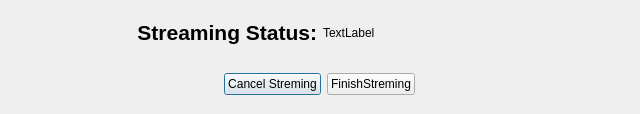
<?xml version="1.0" encoding="UTF-8"?>
<ui version="4.0">
 <class>StreamingPanel</class>
 <widget class="QDialog" name="StreamingPanel">
  <property name="geometry">
   <rect>
    <x>0</x>
    <y>0</y>
    <width>640</width>
    <height>114</height>
   </rect>
  </property>
  <property name="windowTitle">
   <string>Dialog</string>
  </property>
  <widget class="QWidget" name="verticalLayoutWidget_3">
   <property name="geometry">
    <rect>
     <x>-1</x>
     <y>-1</y>
     <width>641</width>
     <height>117</height>
    </rect>
   </property>
   <layout class="QVBoxLayout" name="verticalLayout_5">
    <item>
     <spacer name="verticalSpacer_2">
      <property name="orientation">
       <enum>Qt::Vertical</enum>
      </property>
      <property name="sizeHint" stdset="0">
       <size>
        <width>20</width>
        <height>40</height>
       </size>
      </property>
     </spacer>
    </item>
    <item>
     <layout class="QHBoxLayout" name="horizontalLayout_6">
      <item>
       <widget class="QLabel" name="label_3">
        <property name="font">
         <font>
          <pointsize>16</pointsize>
          <italic>false</italic>
          <bold>true</bold>
          <kerning>true</kerning>
         </font>
        </property>
        <property name="text">
         <string>Streaming Status:</string>
        </property>
        <property name="alignment">
         <set>Qt::AlignRight|Qt::AlignTrailing|Qt::AlignVCenter</set>
        </property>
       </widget>
      </item>
      <item>
       <widget class="QLabel" name="m_statusLabel">
        <property name="text">
         <string>TextLabel</string>
        </property>
       </widget>
      </item>
     </layout>
    </item>
    <item>
     <spacer name="verticalSpacer_3">
      <property name="orientation">
       <enum>Qt::Vertical</enum>
      </property>
      <property name="sizeHint" stdset="0">
       <size>
        <width>20</width>
        <height>40</height>
       </size>
      </property>
     </spacer>
    </item>
    <item>
     <layout class="QHBoxLayout" name="horizontalLayout_4">
      <item>
       <spacer name="horizontalSpacer_2">
        <property name="orientation">
         <enum>Qt::Horizontal</enum>
        </property>
        <property name="sizeHint" stdset="0">
         <size>
          <width>40</width>
          <height>20</height>
         </size>
        </property>
       </spacer>
      </item>
      <item>
       <widget class="QPushButton" name="m_cancelBtn">
        <property name="text">
         <string>Cancel Streming</string>
        </property>
       </widget>
      </item>
      <item>
       <widget class="QPushButton" name="m_finishBtn">
        <property name="text">
         <string>FinishStreming</string>
        </property>
       </widget>
      </item>
      <item>
       <spacer name="horizontalSpacer_3">
        <property name="orientation">
         <enum>Qt::Horizontal</enum>
        </property>
        <property name="sizeHint" stdset="0">
         <size>
          <width>40</width>
          <height>20</height>
         </size>
        </property>
       </spacer>
      </item>
     </layout>
    </item>
    <item>
     <spacer name="verticalSpacer">
      <property name="orientation">
       <enum>Qt::Vertical</enum>
      </property>
      <property name="sizeHint" stdset="0">
       <size>
        <width>20</width>
        <height>40</height>
       </size>
      </property>
     </spacer>
    </item>
   </layout>
  </widget>
 </widget>
 <resources/>
 <connections/>
</ui>
